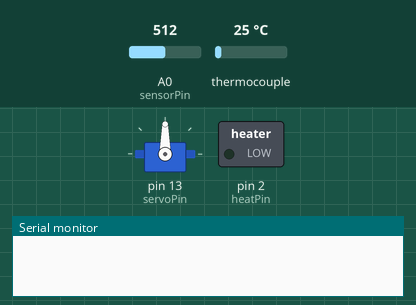
This sketch was run on a simulated Arduino Uno, built with avr-gcc and run on an emulated ATmega328P. Shown: servo, switched loads named in the sketch (green lamp = pin HIGH), the last lines printed to the serial monitor. The inputs (shaded band) are chosen by the test bench; at power-on: A0 (sensorPin) = 512, thermocouple 25 °C.

Above: at 0.55 s.
At 24.65 s:
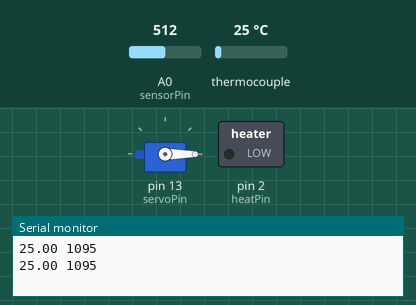
Timing chart, 0 to 31.9 s (numbered marks = the images above):
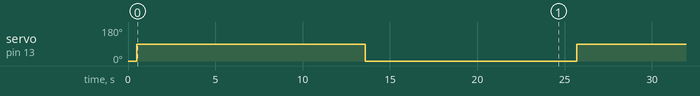

The sketch:

code.ino
```cpp
#include "Servo.h"
#include "max6675.h"

//thermo
int thermoSO = 3;
int thermoCS = 4;
int thermoCLK = 5;

//regulation
int targettemp = 50;
int on = 0;
int heatPin = 2;
int heatElementStatus = 1;

//servo
Servo myservo;
int pos = 0;
int servoPin = 13;
int sensorPin = A0;
int sensorValue;
int leftOrRight = 0;

MAX6675 thermocouple(thermoCLK, thermoCS, thermoSO);

#define RUNAVG_T_NSAMPLES 6

typedef struct
{
  float samples[RUNAVG_T_NSAMPLES];
  int iNewestSample;
  float runningSum;

} runAvg_t;

void setup() {
  myservo.attach(servoPin);
  int sensorPin = A0;
  myservo.write(0);
  Serial.begin(9600);
  pinMode (INPUT, sensorPin);
  pinMode(heatPin, OUTPUT);
  delay(500);
}

void loop() {
    int spin = senseSpin();
    float temp = thermocouple.readCelsius();

    if(heatElementStatus==1){
      heatElementStatus=0;
      digitalWrite(heatPin, LOW);
      delay(1000);
      temp = thermocouple.readCelsius();
      if (temp < targettemp && on == 1) {
          heatElementStatus=1;
          digitalWrite(heatPin, HIGH);
          }
        else {
          heatElementStatus=0;
          digitalWrite(heatPin, LOW);
        }
    } else {
      if (temp < targettemp && on == 1) {
          heatElementStatus=1;
          digitalWrite(heatPin, HIGH);
          }
    }


    String message = String(temp)+" "+String(spin);
    sendAndReceive(message);
    delay(10000);
}
```

messsage.ino
```cpp
void sendAndReceive(String message){
  String data = Serial.readStringUntil(" \n" );
  if(data == "aan"){
    on = 1;
  }
  if(data =="uit"){
    on = 0;
  }
  Serial.println(message);
}
```

regulate.ino
```cpp
void regulate(float temp){
  if(on == 0){
    digitalWrite(heatPin, LOW);
    return;
  }
  if(temp+0.5<targettemp){
      digitalWrite(heatPin, HIGH);
    } else if (temp-0.5>targettemp){
      digitalWrite(heatPin, LOW);
    }
}
```

servo.ino
```cpp
float runAvg_init (runAvg_t *runAvg, float initSample){
    for(int i = 0; i< RUNAVG_T_NSAMPLES; i++){
      runAvg->samples[i] = initSample;
    }
    runAvg->iNewestSample = RUNAVG_T_NSAMPLES-1;
    runAvg->runningSum = initSample*RUNAVG_T_NSAMPLES;

    return initSample;
  }

float runAvg_update (runAvg_t *runAvg, float initSample){
  int iOldestSample = (runAvg->iNewestSample+1) % RUNAVG_T_NSAMPLES;

  runAvg->runningSum -= runAvg->samples[iOldestSample];
  runAvg->runningSum += initSample;
  runAvg->samples[iOldestSample] = initSample;
  runAvg->iNewestSample = iOldestSample;

  return runAvg->runningSum/RUNAVG_T_NSAMPLES;
}

int senseSpin(){
  int start = millis();
  if (leftOrRight == 0){
      myservo.write(90);
      leftOrRight =1;
  }
  else{
      myservo.write(0);
      leftOrRight =0 ;
  }

  runAvg_t runningAverage;
  runAvg_init (&runningAverage, 50);
  int spinTime = 0;
  while (1) {
    if(spinTime>500){
      break;
    }
    sensorValue = analogRead(sensorPin);
    if(runAvg_update (&runningAverage, sensorValue)>30){
          spinTime+=1;
    }
    else if(spinTime>15){
      break;
    }

    delay(2);
  }
  return millis()-start;
}
```

Measured:
- by itself, servo on pin 13 (servoPin): alternates 90° for 12.1 s and 0° for 12.1 s
